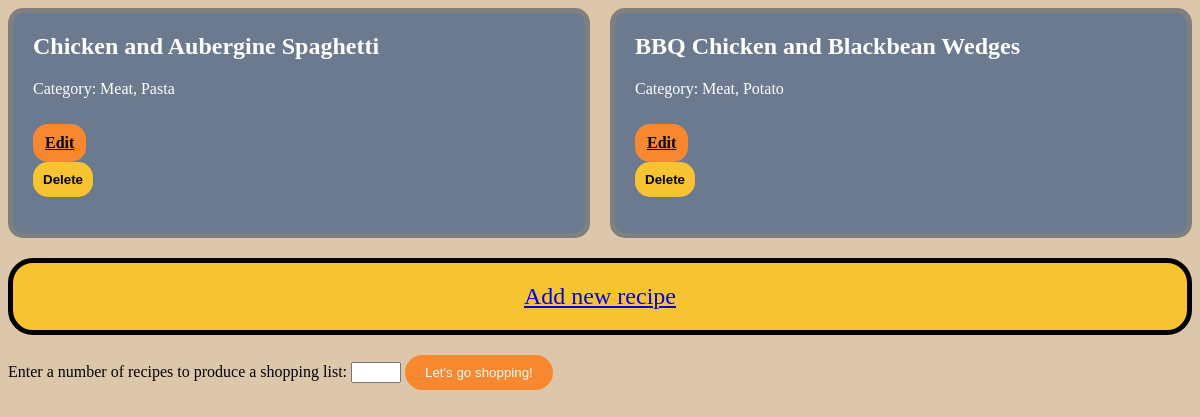
Before: / with the older database file.
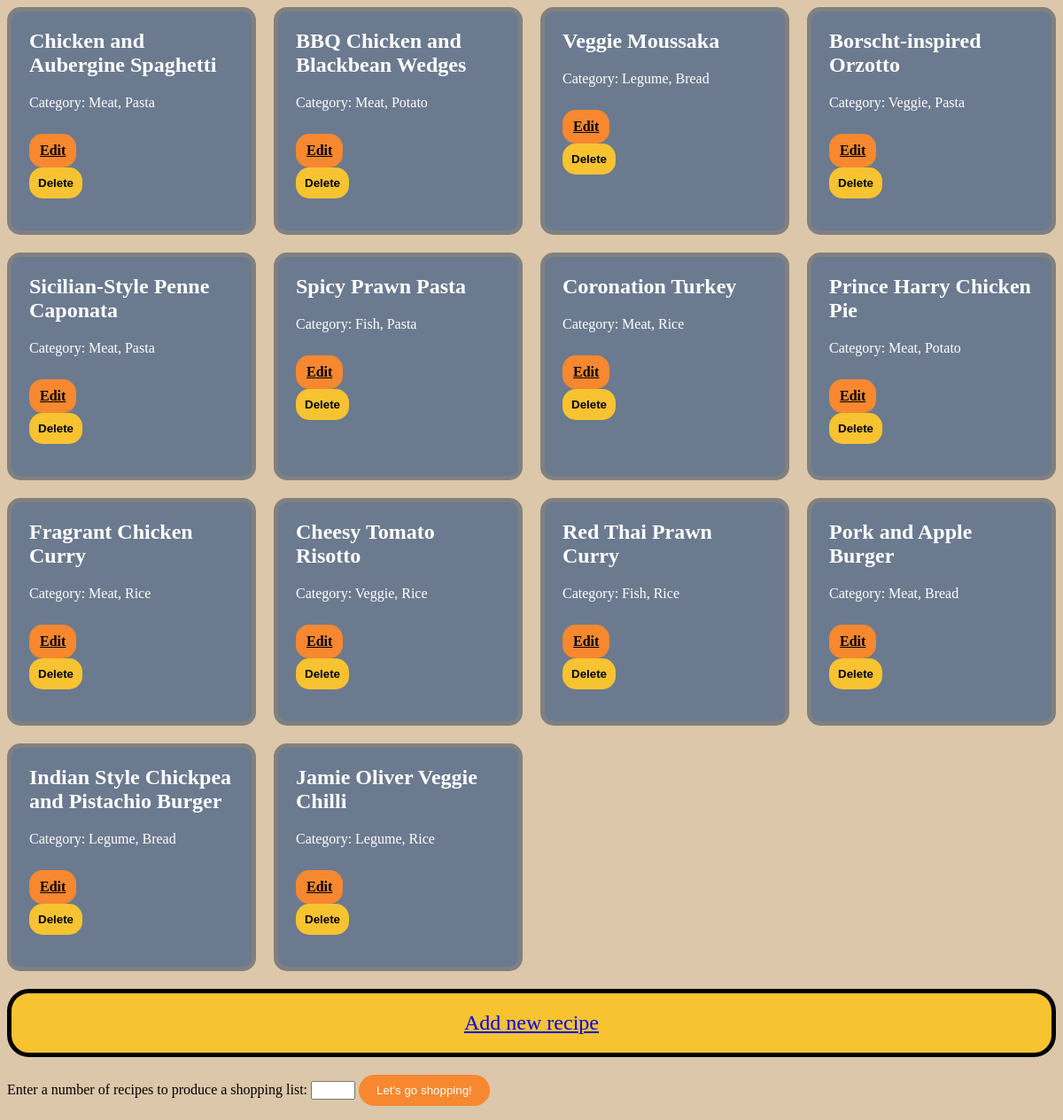
After: the same page with the newer database file.
### db_models.py (models this page shows)
class Recipe(db.Model):
    __tablename__ = 'recipes'
    id = db.Column(db.Integer, primary_key=True, autoincrement=True)
    name = db.Column(db.String(255), nullable=False)
    category1 = db.Column(db.String(255), nullable=False)
    category2 = db.Column(db.String(255), nullable=False)

### app.py (the view)
@app.route('/')
def home():
    with app.app_context():
        recipes = Recipe.query.all()
        return render_template('home.html', recipes=recipes)

### templates/home.html (shortened to what this page needs)
<head>
    <link rel="stylesheet" type="text/css" href="{{ url_for('static', filename='home_style.css') }}">
  </head>
<div class="recipe-boxes">
    {% for recipe in recipes %}
      <div class="recipe-box">
        <h2>{{ recipe.name }}</h2>
        <p>Category: {{ recipe.category1 }}, {{ recipe.category2 }}</p>
        <a href="{{ url_for('edit_recipe', id=recipe.id) }}">Edit</a>
        <form method="POST" action="{{ url_for('delete_recipe', id=recipe.id) }}" onsubmit="return confirm('Are you sure you want to delete this recipe?')">
            <button type="submit">Delete</button>
        </form>
      </div>
    {% endfor %}
  </div>
  <a href="{{ url_for('add_recipe') }}" class="add-recipe-button">Add new recipe</a>
  <form action="{{ url_for('generate_shopping_list') }}" method="GET">
    <label for="number">Enter a number of recipes to produce a shopping list:</label>
    <input type="number" name="number" id="number">
    <input type="submit" value="Let's go shopping!">
  </form>

### static/home_style.css (style rules this page uses)
.recipe-boxes { display: grid; grid-template-columns: repeat(auto-fit, minmax(250px, 1fr)); grid-gap: 20px; }
.recipe-box { background-color: #6B7A8F; box-shadow: 8px 12px #6b7a8f00; color: white; border-radius: 15px; padding: 20px; border: thick solid grey; }
.recipe-box h2 { margin-top: 0; }
.recipe-box a { display: inline-block; margin-top: 10px; padding: 10px; border-radius: 5px; }
.add-recipe-button { display: block; margin-top: 20px; }
.recipe-box a[href*="edit"] { background-color: #F7882F; color: black; border: none; padding: 10px 12px; border-radius: 15px; font-weight: bold; cursor: pointer; }
.add-recipe-button { display: block; margin: 20px auto; text-align: center; font-size: 24px; background-color: #F7C331; padding: 20px; border-radius: 25px; border: thick solid black; }
form button[type="submit"] { background-color: #F7C331; color: black; border: none; padding: 10px 10px; border-radius: 15px; font-weight: bold; cursor: pointer; }
input[type="submit"] { background-color: #F7882F; color: white; border-radius: 20px; padding: 10px 20px; border: none; cursor: pointer; }
input[type="number"] { width: 50px; }

Changed rows visible on the page:
added Recipe: name "Veggie Moussaka", category1 "Legume", category2 "Bread"
added Recipe: name "Borscht-inspired Orzotto", category1 "Veggie", category2 "Pasta"
added Recipe: name "Sicilian-Style Penne Caponata", category1 "Meat", category2 "Pasta"
added Recipe: name "Spicy Prawn Pasta", category1 "Fish", category2 "Pasta"
added Recipe: name "Coronation Turkey", category1 "Meat", category2 "Rice"
added Recipe: name "Prince Harry Chicken Pie", category1 "Meat", category2 "Potato"
added Recipe: name "Fragrant Chicken Curry", category1 "Meat", category2 "Rice"
added Recipe: name "Cheesy Tomato Risotto", category1 "Veggie", category2 "Rice"
added Recipe: name "Red Thai Prawn Curry", category1 "Fish", category2 "Rice"
added Recipe: name "Pork and Apple Burger", category1 "Meat", category2 "Bread"
added Recipe: name "Indian Style Chickpea and Pistachio Burger", category1 "Legume", category2 "Bread"
added Recipe: name "Jamie Oliver Veggie Chilli", category1 "Legume", category2 "Rice"
